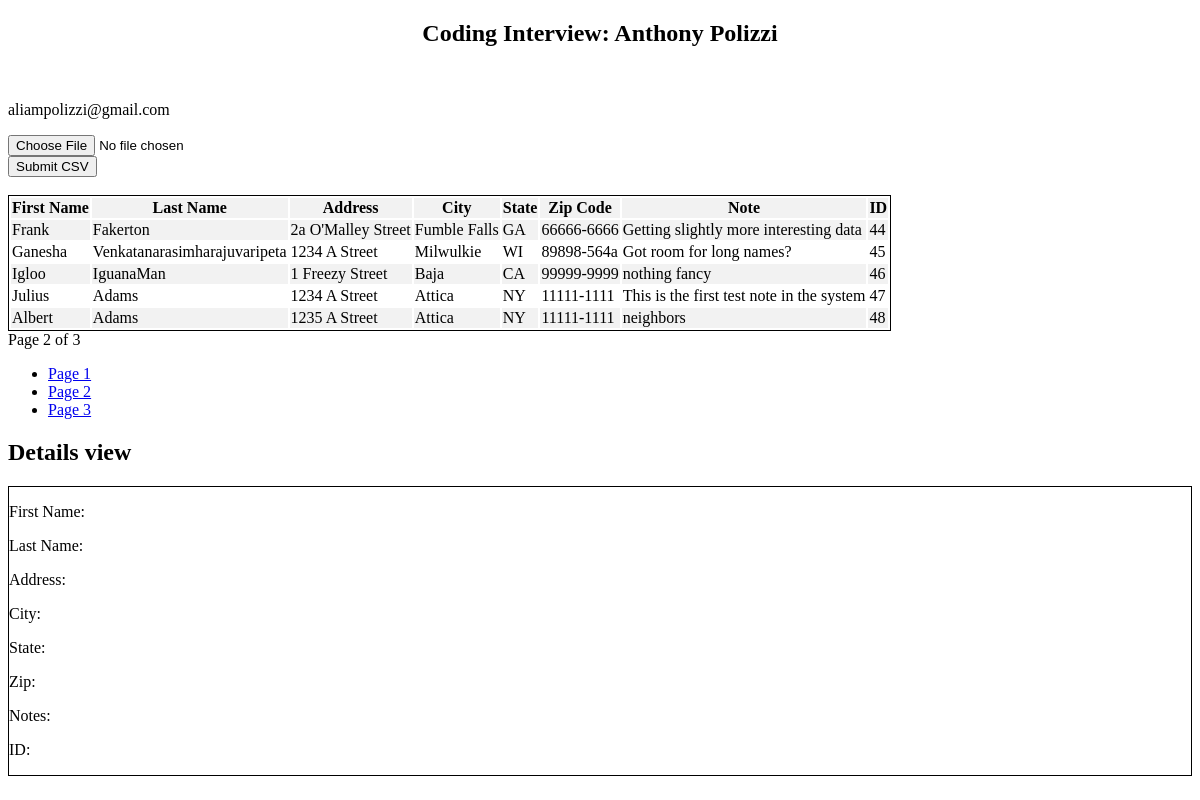
The page /?page_num=2 on the database its author committed.
### tables this page shows
CREATE TABLE `peopletable` (
  `FirstName` varchar(25) DEFAULT NULL,
  `LastName` varchar(30) DEFAULT NULL,
  `Address` varchar(30) DEFAULT NULL,
  `City` varchar(20) DEFAULT NULL,
  `State` varchar(2) DEFAULT NULL,
  `Zip` varchar(10) DEFAULT NULL,
  `Notes` varchar(150) DEFAULT NULL,
  `ID` int NOT NULL AUTO_INCREMENT,
  PRIMARY KEY (`ID`)
);

### index.php (the view, shortened to what this page needs)
<!DOCTYPE html>
<html>
	<head>
		<link rel = "stylesheet" href = "style.css">
		<?php
			include_once "database.php";
		?>
	</head>
	<body>
		<div class=container>
			<h2 align = "center"> Coding Interview: Anthony Polizzi </h2> <br/>
			<p>aliampolizzi@gmail.com</p>
			<form action= "upload.php" id="upload_csv" method = "post" enctype = "multipart/form-data">
			<div>
				<input type = "file" name = "csv_file"/>
			</div>
			<div>
				<input type="submit" name="submit" id="submit" value = "Submit CSV"/>
			</div>
			</form>
			<br/>
			<div class = "table-responsive" id = "people_table_container">
				<table class = "table" id = "people_table">
					<thead>
					<tr>
						<th>First Name</th>
						<th>Last Name</th>
						<th>Address</th>
						<th>City</th>
						<th>State</th>
						<th>Zip Code</th>
						<th>Note</th>
						<th>ID</th>
					</tr></thead>
					<tbody>
					<?php
					$records_per_page = 5;
					$num_records = mysqli_fetch_array(mysqli_query($connect,"SELECT COUNT(*) AS num_recs FROM peopletable;"))['num_recs'];
					$num_pages = ceil($num_records / $records_per_page);
					if(isset($_GET['page_num']) && $_GET['page_num']!="")
					{
						$page_num = $_GET['page_num'];
					} else{
						$page_num = 1;
					}
					$offset = ($page_num-1)*$records_per_page;
					$query = "SELECT * FROM peopletable LIMIT ".$offset.", ".$records_per_page.";";
					$results = mysqli_query($connect, $query);
					while($row= mysqli_fetch_array($results)){
					?>
					<tr>
					<td><?php echo $row["FirstName"]; ?></td>
					<td><?php echo $row["LastName"]; ?></td>
					<td><?php echo $row["Address"]; ?></td>
					<td><?php echo $row["City"]; ?></td>
					<td><?php echo $row["State"]; ?></td>
					<td><?php echo $row["Zip"]; ?></td>
					<td><?php echo $row["Notes"]; ?></td>
					<td><?php echo $row["ID"]; ?> </td>
					</tr>
					<?php
						}
					?>
					</tbody>
				</table>
			</div>
			<div>
				Page <?php echo $page_num . " of ". $num_pages; ?>
				<ul class = "pagination">
					<li><a href = '?page_num=1'>Page 1</a></li>
					<li><a href = '?page_num=2'>Page 2</a></li>
					<li><a href = '?page_num=3'>Page 3</a></li>
				</ul>
			</div>
			<div id=details-label>
				<h2>Details view</h2>
			</div>
			<div class = 'dtable' id="dtable">
				<p>First Name: </p>
				<p>Last Name: </p>
				<p>Address: </p>
				<p>City: </p>
				<p>State: </p>
				<p>Zip: </p>
				<p>Notes: </p>
				<p>ID: </p>
			</div>
		</div>
	</body>
</html>

### style.css (style rules this page uses)
tr:nth-child(odd) { background-color: #f2f2f2; }
table { border: 1px solid black; }
#dtable { border: 1px solid black; }

### rows shown on the page
peopletable: FirstName "Frank", LastName "Fakerton", Address "2a O'Malley Street", City "Fumble Falls", State "GA", Zip "66666-6666", Notes "Getting slightly more interesting data", ID "44"
peopletable: FirstName "Ganesha", LastName "Venkatanarasimharajuvaripeta", Address "1234 A Street", City "Milwulkie", State "WI", Zip "89898-564a", Notes "Got room for long names?", ID "45"
peopletable: FirstName "Igloo", LastName "IguanaMan", Address "1 Freezy Street", City "Baja", State "CA", Zip "99999-9999", Notes "nothing fancy", ID "46"
peopletable: FirstName "Julius", LastName "Adams", Address "1234 A Street", City "Attica", State "NY", Zip "11111-1111", Notes "This is the first test note in the system", ID "47"
peopletable: FirstName "Albert", LastName "Adams", Address "1235 A Street", City "Attica", State "NY", Zip "11111-1111", Notes "neighbors", ID "48"

### other values the page prints
$page_num "2"
$num_pages "3"
